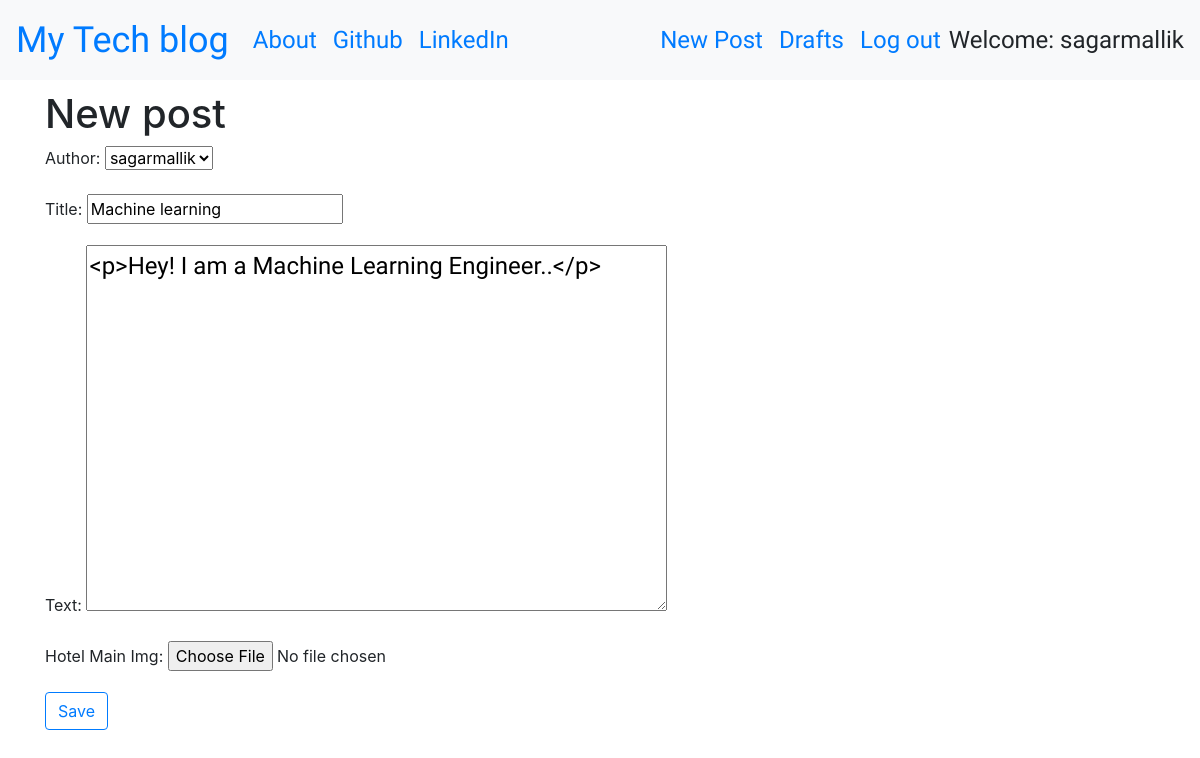
Screenshot of /post/1/edit/ (signed in) with the database file from the repository.
### blog/models.py (models this page shows, shortened)
class Post(models.Model):
    author = models.ForeignKey('auth.User',on_delete=models.CASCADE)
    title = models.CharField(max_length=256)
    text = models.TextField()
    create_date = models.DateTimeField(default=timezone.now)
    published_date = models.DateTimeField(blank=True, null=True)
    hotel_Main_Img = models.ImageField(upload_to='images/',blank=True)

### blog/views.py (the view)
# urls.py: path('post/<int:pk>/edit/',views.UpdatePostView.as_view(),name='post_edit'),
class UpdatePostView(LoginRequiredMixin,UpdateView):
    login_url = '/login/'
    redirect_field_name = 'blog/post_detail.html'
    form_class = PostForm
    model = Post

### blog/forms.py
class PostForm(forms.ModelForm):
    class Meta():
        model = Post
        fields = ('author','title','text','hotel_Main_Img',)
        widgets = {
            'title': forms.TextInput(attrs={'class': 'textinputclass'}),
            'text': forms.Textarea(attrs={'class': 'editable medium-editor-textarea postcontent'}),
        }

### blog/templates/blog/post_form.html (shortened to what this page needs)
{% extends 'blog/base.html' %}
{% block content %}
    <h1>New post</h1>
    <form method="POST" class="post-form" enctype="multipart/form-data">
    {{form.as_p}}
    <button type="submit" class="btn btn-outline-primary">Save</button>
    </form>
{% endblock %}

### blog/templates/blog/base.html (shortened to what this page needs)
<!DOCTYPE html>
{% load static %}
<html lang="en" dir="ltr">
  <head>
    <link rel="stylesheet" href="https://stackpath.bootstrapcdn.com/bootstrap/4.5.0/css/bootstrap.min.css">
    <link href="https://stackpath.bootstrapcdn.com/font-awesome/4.7.0/css/font-awesome.min.css" rel="stylesheet">
    <link rel="stylesheet" href="//cdn.jsdelivr.net/npm/medium-editor@latest/dist/css/medium-editor.min.css" type="text/css" media="screen" charset="utf-8">
    <link rel="stylesheet" href="{% static 'css/blog.css' %}">
  </head>
  <body class='loader'>
    <nav class="navbar navbar-expand-lg bg-light techfont">
        <div class="navbar-nav align-items-center">
          <a class="navbar-brand bigbrand" href="{% url 'post_list' %}">My Tech blog</a>
          <a class="nav-item nav-link" href="{% url 'about' %}">About</a>
          <a class="nav-item nav-link" href="https://www.github.com">Github</a>
          <a class="nav-item nav-link" href="https://www.linkedin.com">LinkedIn</a>
        </div>
        <div class="navbar-nav align-items-center ml-auto">
          {% if user.is_authenticated %}
            <a class="nav-item nav-link" href="{% url 'post_new' %}">New Post</a>
            <a class="nav-item nav-link" href="{% url 'post_draft_list' %}">Drafts</a>
            <a class="nav-item nav-link" href="{% url 'logout' %}">Log out</a>
            <a >Welcome: {{ user.username }}</a>
          {% else %}
            <a class="nav-item nav-link loader" href="{% url 'login' %}" aria-label="Login">
              <span class="fa fa-user" aria-hidden="true"></span></a>
          {% endif %}
        </div>
    </nav>
          <div class="content container">
              <div class="row">
                  <div class="col-md-8">
                    <div class="blog_posts">
                      {% block content %}
                      {% endblock %}
                    </div>
                  </div>
              </div>
          </div>
  </body>
</html>

### blog/static/css/blog.css (style rules this page uses)
.loader { filter:hue-rotate(0deg); color:linear-gradient(45deg,#0f8,#08f); animation:hue 10000ms infinite linear; }
.techfont { font-family: 'Faster One',sans-serif; font-size: 1.5em; margin-bottom: 10px; }
.bigbrand { font-size: 1.5em; }
.postcontent { font-family: 'Montez'; font-size: 1.5em; }

### rows the page displays
Post: author "sagarmallik", title "Machine learning", text "<p>Hey! I am a Machine Learning Engineer..</p>"

### other values shown
{{ user.username }} "sagarmallik"
